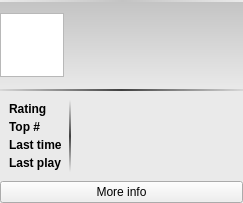
<?xml version="1.0" encoding="UTF-8"?>
<ui version="4.0">
 <class>PlaylistVideoItemExtra</class>
 <widget class="QWidget" name="PlaylistAudioItemExtra">
  <property name="geometry">
   <rect>
    <x>0</x>
    <y>0</y>
    <width>243</width>
    <height>203</height>
   </rect>
  </property>
  <property name="windowTitle">
   <string>Form</string>
  </property>
  <layout class="QGridLayout" name="gridLayout">
   <property name="margin">
    <number>0</number>
   </property>
   <property name="spacing">
    <number>0</number>
   </property>
   <item row="0" column="0">
    <widget class="QWidget" name="mMainInfo" native="true">
     <property name="styleSheet">
      <string notr="true">#mMainInfo
{
background-color: qlineargradient(spread:pad, x1:0, y1:1, x2:0, y2:0, stop:0  rgba(234, 234, 234, 255), stop:1 rgba(195, 195, 195, 255));
border-bottom: 2px solid qlineargradient(spread:pad, x1:0, y1:0, x2:1, y2:0, stop:0 rgba(200, 200, 200, 128), stop:0.5 rgba(64, 64, 64, 255), stop:1 rgba(200, 200, 200, 128));
border-top: 2px solid qlineargradient(spread:pad, x1:0, y1:0, x2:1, y2:0, stop:0 rgba(234, 234, 234, 255), stop:0.505435 rgba(195, 195, 195, 255), stop:1 rgba(234, 234, 234, 255));
}
* {
color: #222;
}</string>
     </property>
     <layout class="QGridLayout" name="gridLayout_2">
      <property name="leftMargin">
       <number>0</number>
      </property>
      <property name="rightMargin">
       <number>0</number>
      </property>
      <item row="0" column="0">
       <widget class="QGraphicsView" name="mCoverImage">
        <property name="sizePolicy">
         <sizepolicy hsizetype="Fixed" vsizetype="Fixed">
          <horstretch>0</horstretch>
          <verstretch>0</verstretch>
         </sizepolicy>
        </property>
        <property name="maximumSize">
         <size>
          <width>64</width>
          <height>64</height>
         </size>
        </property>
        <property name="verticalScrollBarPolicy">
         <enum>Qt::ScrollBarAlwaysOff</enum>
        </property>
        <property name="horizontalScrollBarPolicy">
         <enum>Qt::ScrollBarAlwaysOff</enum>
        </property>
       </widget>
      </item>
      <item row="0" column="1">
       <layout class="QVBoxLayout" name="verticalLayout">
        <item>
         <widget class="QLabel" name="mName">
          <property name="sizePolicy">
           <sizepolicy hsizetype="Ignored" vsizetype="Fixed">
            <horstretch>0</horstretch>
            <verstretch>0</verstretch>
           </sizepolicy>
          </property>
          <property name="font">
           <font>
            <weight>75</weight>
            <italic>false</italic>
            <bold>true</bold>
           </font>
          </property>
          <property name="text">
           <string/>
          </property>
         </widget>
        </item>
        <item>
         <widget class="QLabel" name="mDirector">
          <property name="sizePolicy">
           <sizepolicy hsizetype="Ignored" vsizetype="Fixed">
            <horstretch>0</horstretch>
            <verstretch>0</verstretch>
           </sizepolicy>
          </property>
          <property name="font">
           <font>
            <italic>true</italic>
           </font>
          </property>
          <property name="text">
           <string/>
          </property>
         </widget>
        </item>
        <item>
         <widget class="QLabel" name="mYear">
          <property name="sizePolicy">
           <sizepolicy hsizetype="Ignored" vsizetype="Fixed">
            <horstretch>0</horstretch>
            <verstretch>0</verstretch>
           </sizepolicy>
          </property>
          <property name="text">
           <string/>
          </property>
         </widget>
        </item>
       </layout>
      </item>
     </layout>
    </widget>
   </item>
   <item row="1" column="0">
    <widget class="QWidget" name="mExtraInfoMain" native="true">
     <property name="styleSheet">
      <string notr="true">#mExtraInfoMain
{
background-color: rgba(234, 234, 234, 255);
}</string>
     </property>
     <layout class="QGridLayout" name="gridLayout_3">
      <item row="0" column="0">
       <widget class="QWidget" name="mExtraInfo" native="true">
        <property name="sizePolicy">
         <sizepolicy hsizetype="Minimum" vsizetype="Preferred">
          <horstretch>0</horstretch>
          <verstretch>0</verstretch>
         </sizepolicy>
        </property>
        <property name="styleSheet">
         <string notr="true">#mExtraInfo
{
border-right: 2px solid qlineargradient(spread:pad, x1:0, y1:0, x2:0, y2:1, stop:0 rgba(200, 200, 200, 0), stop:0.5 rgba(64, 64, 64, 255), stop:1 rgba(200, 200, 200, 0));
}</string>
        </property>
        <layout class="QGridLayout" name="gridLayout_4">
         <property name="leftMargin">
          <number>0</number>
         </property>
         <property name="topMargin">
          <number>0</number>
         </property>
         <property name="bottomMargin">
          <number>0</number>
         </property>
         <property name="spacing">
          <number>0</number>
         </property>
         <item row="0" column="0">
          <widget class="QLabel" name="mRatingLabel">
           <property name="sizePolicy">
            <sizepolicy hsizetype="Minimum" vsizetype="Preferred">
             <horstretch>0</horstretch>
             <verstretch>0</verstretch>
            </sizepolicy>
           </property>
           <property name="font">
            <font>
             <weight>75</weight>
             <bold>true</bold>
            </font>
           </property>
           <property name="text">
            <string>Rating</string>
           </property>
          </widget>
         </item>
         <item row="1" column="0">
          <widget class="QLabel" name="mTopLabel">
           <property name="sizePolicy">
            <sizepolicy hsizetype="Minimum" vsizetype="Preferred">
             <horstretch>0</horstretch>
             <verstretch>0</verstretch>
            </sizepolicy>
           </property>
           <property name="font">
            <font>
             <weight>75</weight>
             <bold>true</bold>
            </font>
           </property>
           <property name="text">
            <string>Top #</string>
           </property>
          </widget>
         </item>
         <item row="2" column="0">
          <widget class="QLabel" name="mLastTimeLabel">
           <property name="sizePolicy">
            <sizepolicy hsizetype="Minimum" vsizetype="Preferred">
             <horstretch>0</horstretch>
             <verstretch>0</verstretch>
            </sizepolicy>
           </property>
           <property name="font">
            <font>
             <weight>75</weight>
             <bold>true</bold>
            </font>
           </property>
           <property name="text">
            <string>Last time</string>
           </property>
          </widget>
         </item>
         <item row="3" column="0">
          <widget class="QLabel" name="mLastPlayLabel">
           <property name="sizePolicy">
            <sizepolicy hsizetype="Minimum" vsizetype="Preferred">
             <horstretch>0</horstretch>
             <verstretch>0</verstretch>
            </sizepolicy>
           </property>
           <property name="font">
            <font>
             <weight>75</weight>
             <bold>true</bold>
            </font>
           </property>
           <property name="text">
            <string>Last play</string>
           </property>
          </widget>
         </item>
        </layout>
       </widget>
      </item>
      <item row="0" column="1">
       <widget class="QWidget" name="mExtraInfoValues" native="true">
        <property name="sizePolicy">
         <sizepolicy hsizetype="MinimumExpanding" vsizetype="Preferred">
          <horstretch>0</horstretch>
          <verstretch>0</verstretch>
         </sizepolicy>
        </property>
        <layout class="QGridLayout" name="gridLayout_6">
         <property name="margin">
          <number>0</number>
         </property>
         <property name="spacing">
          <number>0</number>
         </property>
         <item row="1" column="0">
          <widget class="QLabel" name="mTop">
           <property name="sizePolicy">
            <sizepolicy hsizetype="Ignored" vsizetype="Preferred">
             <horstretch>0</horstretch>
             <verstretch>0</verstretch>
            </sizepolicy>
           </property>
           <property name="text">
            <string/>
           </property>
          </widget>
         </item>
         <item row="2" column="0">
          <widget class="QLabel" name="mLastTime">
           <property name="sizePolicy">
            <sizepolicy hsizetype="Ignored" vsizetype="Preferred">
             <horstretch>0</horstretch>
             <verstretch>0</verstretch>
            </sizepolicy>
           </property>
           <property name="text">
            <string/>
           </property>
          </widget>
         </item>
         <item row="3" column="0">
          <widget class="QLabel" name="mLastPlay">
           <property name="sizePolicy">
            <sizepolicy hsizetype="Ignored" vsizetype="Preferred">
             <horstretch>0</horstretch>
             <verstretch>0</verstretch>
            </sizepolicy>
           </property>
           <property name="text">
            <string/>
           </property>
          </widget>
         </item>
         <item row="0" column="0">
          <widget class="QWidget" name="mRaiting" native="true"/>
         </item>
        </layout>
       </widget>
      </item>
     </layout>
    </widget>
   </item>
   <item row="2" column="0">
    <widget class="QPushButton" name="mMoreInfo">
     <property name="sizePolicy">
      <sizepolicy hsizetype="Minimum" vsizetype="Fixed">
       <horstretch>0</horstretch>
       <verstretch>0</verstretch>
      </sizepolicy>
     </property>
     <property name="text">
      <string>More info</string>
     </property>
    </widget>
   </item>
  </layout>
 </widget>
 <resources/>
 <connections/>
</ui>
